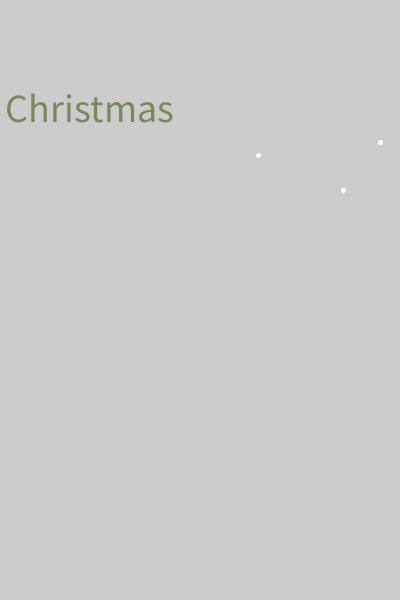
Frame 1 (no input)
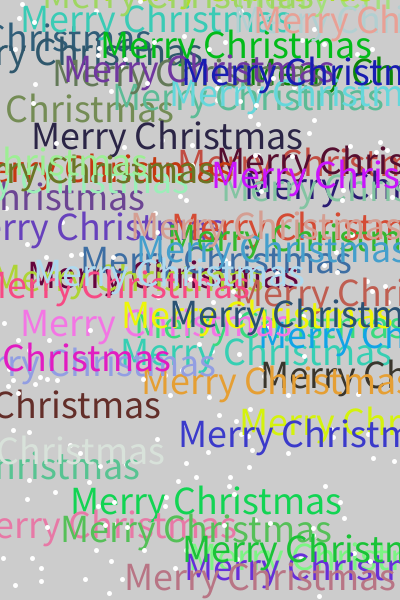
Frame 60 (the mouse pressed at the canvas centre just before this capture)
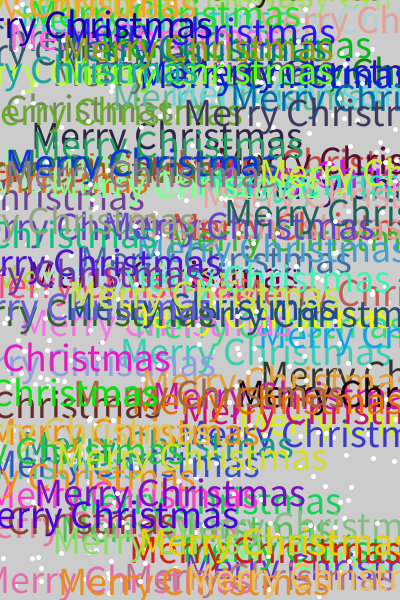
Frame 120 (the mouse held since frame 60 and released just before this capture)

The Processing sketch that drew these frames (run headless with seeded random() and noise(); from frame 60 on, the mouse is pressed at the canvas centre):

// Processing sketch: processing_83294
// ── processing_83294.pde

void setup()
{
  size(400,600);
 // background(255);
  smooth();
  
}
void draw()
{
  stroke(255,255,255);
  strokeWeight(5);
  //ellipse(mouseX, mouse Y, mouseX, mouseY);
  point(random(width), random(height));
  point(random(width), random(height));
  point(random(width), random(height));

fill(255,255,255);
textAlign(CENTER);
  textSize(40);
  fill(random(255), random(255), random(255));
  text("Merry Christmas",random(width),random(height));
}
